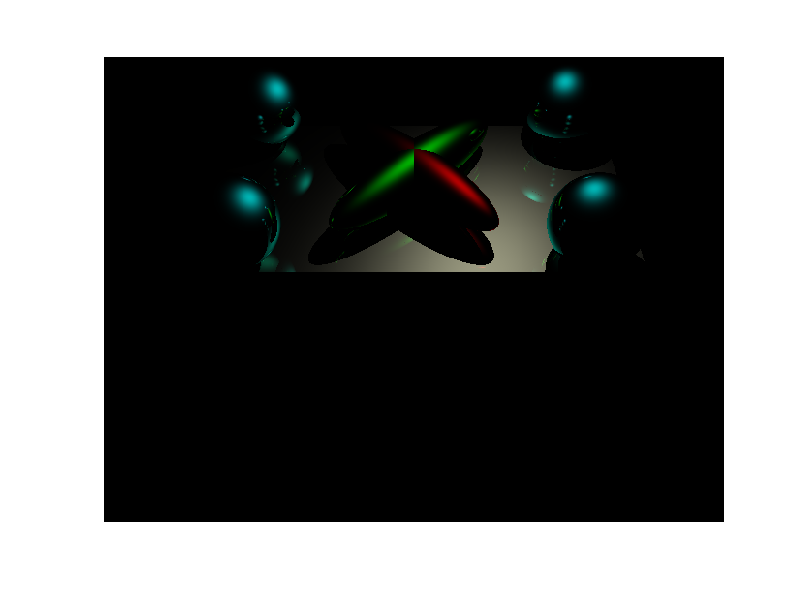

The MATLAB script that drew this image:
im_file = load('im.txt');
counter = 1;
for i = 1:480
    for j = 1:640
        for k = 1:3
            im_mat(i,j,k) = double(im_file(counter,k));
        end
        counter = counter + 1;
    end
end
imshow(im_mat)

    
    